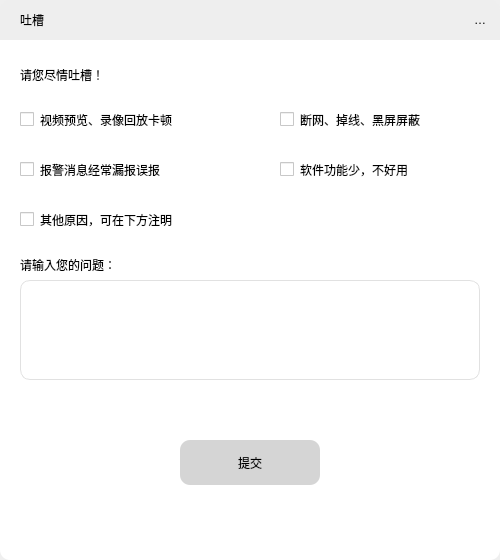
<?xml version="1.0" encoding="UTF-8"?>
<ui version="4.0">
 <class>Form</class>
 <widget class="QWidget" name="Form">
  <property name="geometry">
   <rect>
    <x>0</x>
    <y>0</y>
    <width>500</width>
    <height>560</height>
   </rect>
  </property>
  <property name="windowTitle">
   <string>Form</string>
  </property>
  <property name="styleSheet">
   <string notr="true">QFrame
{
	border: 0px solid;
	
	border-color: rgb(255, 255, 255);
	border-radius:10px;
	
	background-color: rgb(238,238,238);
}
QLabel
{
	border:0px;
	
	font: 9pt &quot;宋体&quot;;
}</string>
  </property>
  <widget class="QFrame" name="frame">
   <property name="geometry">
    <rect>
     <x>0</x>
     <y>0</y>
     <width>500</width>
     <height>560</height>
    </rect>
   </property>
   <property name="frameShape">
    <enum>QFrame::StyledPanel</enum>
   </property>
   <property name="frameShadow">
    <enum>QFrame::Raised</enum>
   </property>
   <widget class="QLabel" name="label">
    <property name="geometry">
     <rect>
      <x>20</x>
      <y>5</y>
      <width>30</width>
      <height>30</height>
     </rect>
    </property>
    <property name="text">
     <string>吐槽</string>
    </property>
   </widget>
   <widget class="QFrame" name="frame_2">
    <property name="geometry">
     <rect>
      <x>0</x>
      <y>40</y>
      <width>500</width>
      <height>520</height>
     </rect>
    </property>
    <property name="styleSheet">
     <string notr="true">*{
	border-top-left-radius:0px;
	border-top-right-radius:0px;
	
	background-color: rgb(255, 255, 255);
}</string>
    </property>
    <property name="frameShape">
     <enum>QFrame::StyledPanel</enum>
    </property>
    <property name="frameShadow">
     <enum>QFrame::Raised</enum>
    </property>
    <widget class="QLabel" name="label_2">
     <property name="geometry">
      <rect>
       <x>20</x>
       <y>20</y>
       <width>101</width>
       <height>30</height>
      </rect>
     </property>
     <property name="text">
      <string>请您尽情吐槽！</string>
     </property>
    </widget>
    <widget class="QLabel" name="label_3">
     <property name="geometry">
      <rect>
       <x>20</x>
       <y>210</y>
       <width>131</width>
       <height>30</height>
      </rect>
     </property>
     <property name="text">
      <string>请输入您的问题：</string>
     </property>
    </widget>
    <widget class="QCheckBox" name="checkBox">
     <property name="geometry">
      <rect>
       <x>20</x>
       <y>70</y>
       <width>191</width>
       <height>19</height>
      </rect>
     </property>
     <property name="text">
      <string>视频预览、录像回放卡顿</string>
     </property>
    </widget>
    <widget class="QCheckBox" name="checkBox_2">
     <property name="geometry">
      <rect>
       <x>20</x>
       <y>120</y>
       <width>181</width>
       <height>19</height>
      </rect>
     </property>
     <property name="text">
      <string>报警消息经常漏报误报</string>
     </property>
    </widget>
    <widget class="QCheckBox" name="checkBox_3">
     <property name="geometry">
      <rect>
       <x>20</x>
       <y>170</y>
       <width>191</width>
       <height>19</height>
      </rect>
     </property>
     <property name="text">
      <string>其他原因，可在下方注明</string>
     </property>
    </widget>
    <widget class="QCheckBox" name="checkBox_4">
     <property name="geometry">
      <rect>
       <x>280</x>
       <y>70</y>
       <width>181</width>
       <height>19</height>
      </rect>
     </property>
     <property name="text">
      <string>断网、掉线、黑屏屏蔽</string>
     </property>
    </widget>
    <widget class="QCheckBox" name="checkBox_5">
     <property name="geometry">
      <rect>
       <x>280</x>
       <y>120</y>
       <width>161</width>
       <height>19</height>
      </rect>
     </property>
     <property name="text">
      <string>软件功能少，不好用</string>
     </property>
    </widget>
    <widget class="QPushButton" name="pushButton">
     <property name="geometry">
      <rect>
       <x>180</x>
       <y>400</y>
       <width>140</width>
       <height>45</height>
      </rect>
     </property>
     <property name="styleSheet">
      <string notr="true">*{
	background-color: rgb(213,213,213);
	border:0px solid;
	border-radius:10px;
}
*:hover
{

	border:1px solid;

}</string>
     </property>
     <property name="text">
      <string>提交</string>
     </property>
    </widget>
    <widget class="QTextEdit" name="textEdit">
     <property name="geometry">
      <rect>
       <x>20</x>
       <y>240</y>
       <width>460</width>
       <height>100</height>
      </rect>
     </property>
     <property name="styleSheet">
      <string notr="true">*{
	border:1px solid;
	border-radius:10px;
	border-color: rgb(225,225,225);
}</string>
     </property>
    </widget>
   </widget>
   <widget class="QToolButton" name="toolButton">
    <property name="geometry">
     <rect>
      <x>470</x>
      <y>10</y>
      <width>20</width>
      <height>20</height>
     </rect>
    </property>
    <property name="styleSheet">
     <string notr="true">*{
	border:0px;
}</string>
    </property>
    <property name="text">
     <string>关闭</string>
    </property>
    <property name="icon">
     <iconset resource="resource.qrc">
      <normaloff>:/test/关闭.png</normaloff>:/test/关闭.png</iconset>
    </property>
    <property name="iconSize">
     <size>
      <width>30</width>
      <height>30</height>
     </size>
    </property>
   </widget>
  </widget>
 </widget>
 <resources>
  <include location="resource.qrc"/>
 </resources>
 <connections/>
</ui>
